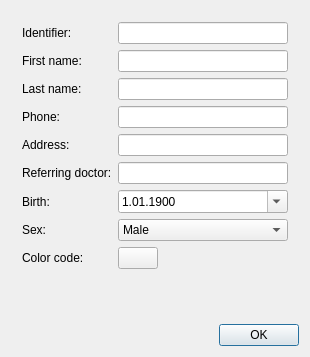
<?xml version="1.0" encoding="UTF-8"?>
<ui version="4.0">
 <class>PatientFormDialog</class>
 <widget class="QDialog" name="PatientFormDialog">
  <property name="geometry">
   <rect>
    <x>0</x>
    <y>0</y>
    <width>310</width>
    <height>357</height>
   </rect>
  </property>
  <property name="windowTitle">
   <string>PatientFormDialog</string>
  </property>
  <layout class="QVBoxLayout" name="verticalLayout">
   <item>
    <widget class="QFrame" name="frame">
     <property name="sizePolicy">
      <sizepolicy hsizetype="Preferred" vsizetype="Expanding">
       <horstretch>0</horstretch>
       <verstretch>0</verstretch>
      </sizepolicy>
     </property>
     <property name="minimumSize">
      <size>
       <width>241</width>
       <height>291</height>
      </size>
     </property>
     <property name="frameShape">
      <enum>QFrame::Shape::NoFrame</enum>
     </property>
     <layout class="QFormLayout" name="formLayout">
      <item row="0" column="0">
       <widget class="QLabel" name="label_2">
        <property name="text">
         <string>Identifier:</string>
        </property>
       </widget>
      </item>
      <item row="0" column="1">
       <widget class="NameEdit" name="idLineEdit">
        <property name="sizePolicy">
         <sizepolicy hsizetype="Expanding" vsizetype="Fixed">
          <horstretch>0</horstretch>
          <verstretch>0</verstretch>
         </sizepolicy>
        </property>
        <property name="maxLength">
         <number>50</number>
        </property>
       </widget>
      </item>
      <item row="1" column="0">
       <widget class="QLabel" name="label">
        <property name="text">
         <string>First name:</string>
        </property>
       </widget>
      </item>
      <item row="1" column="1">
       <widget class="NameEdit" name="fNameEdit">
        <property name="sizePolicy">
         <sizepolicy hsizetype="Expanding" vsizetype="Fixed">
          <horstretch>0</horstretch>
          <verstretch>0</verstretch>
         </sizepolicy>
        </property>
        <property name="maxLength">
         <number>50</number>
        </property>
       </widget>
      </item>
      <item row="2" column="0">
       <widget class="QLabel" name="label_3">
        <property name="text">
         <string>Last name:</string>
        </property>
       </widget>
      </item>
      <item row="2" column="1">
       <widget class="NameEdit" name="lNameEdit">
        <property name="sizePolicy">
         <sizepolicy hsizetype="Expanding" vsizetype="Fixed">
          <horstretch>0</horstretch>
          <verstretch>0</verstretch>
         </sizepolicy>
        </property>
        <property name="maxLength">
         <number>50</number>
        </property>
       </widget>
      </item>
      <item row="3" column="0">
       <widget class="QLabel" name="label_5">
        <property name="text">
         <string>Phone:</string>
        </property>
       </widget>
      </item>
      <item row="3" column="1">
       <widget class="LineEdit" name="phoneEdit">
        <property name="text">
         <string/>
        </property>
        <property name="maxLength">
         <number>20</number>
        </property>
       </widget>
      </item>
      <item row="4" column="0">
       <widget class="QLabel" name="addressLabel">
        <property name="text">
         <string>Address:</string>
        </property>
       </widget>
      </item>
      <item row="4" column="1">
       <widget class="LineEdit" name="addressEdit">
        <property name="sizePolicy">
         <sizepolicy hsizetype="Expanding" vsizetype="Fixed">
          <horstretch>0</horstretch>
          <verstretch>0</verstretch>
         </sizepolicy>
        </property>
        <property name="text">
         <string/>
        </property>
        <property name="maxLength">
         <number>50</number>
        </property>
       </widget>
      </item>
      <item row="5" column="0">
       <widget class="QLabel" name="referringDoctorLabel">
        <property name="text">
         <string>Referring doctor:</string>
        </property>
       </widget>
      </item>
      <item row="5" column="1">
       <widget class="LineEdit" name="referringDoctorEdit">
        <property name="sizePolicy">
         <sizepolicy hsizetype="Expanding" vsizetype="Fixed">
          <horstretch>0</horstretch>
          <verstretch>0</verstretch>
         </sizepolicy>
        </property>
        <property name="text">
         <string/>
        </property>
        <property name="maxLength">
         <number>100</number>
        </property>
       </widget>
      </item>
      <item row="6" column="0">
       <widget class="QLabel" name="label_7">
        <property name="text">
         <string>Birth:</string>
        </property>
       </widget>
      </item>
      <item row="6" column="1">
       <widget class="DateEdit" name="birthEdit">
        <property name="buttonSymbols">
         <enum>QAbstractSpinBox::ButtonSymbols::UpDownArrows</enum>
        </property>
        <property name="showGroupSeparator" stdset="0">
         <bool>false</bool>
        </property>
        <property name="maximumDateTime">
         <datetime>
          <hour>23</hour>
          <minute>59</minute>
          <second>59</second>
          <year>9999</year>
          <month>12</month>
          <day>25</day>
         </datetime>
        </property>
        <property name="minimumDate">
         <date>
          <year>1900</year>
          <month>1</month>
          <day>1</day>
         </date>
        </property>
        <property name="displayFormat">
         <string>d.MM.yyyy</string>
        </property>
        <property name="calendarPopup">
         <bool>true</bool>
        </property>
        <property name="date">
         <date>
          <year>1900</year>
          <month>1</month>
          <day>1</day>
         </date>
        </property>
       </widget>
      </item>
      <item row="7" column="0">
       <widget class="QLabel" name="label_8">
        <property name="text">
         <string>Sex:</string>
        </property>
       </widget>
      </item>
      <item row="7" column="1">
       <widget class="ComboBox" name="sexCombo">
        <property name="maxVisibleItems">
         <number>2</number>
        </property>
        <item>
         <property name="text">
          <string>Male</string>
         </property>
        </item>
        <item>
         <property name="text">
          <string>Female</string>
         </property>
        </item>
       </widget>
      </item>
      <item row="8" column="0">
       <widget class="QLabel" name="label_9">
        <property name="text">
         <string>Color code:</string>
        </property>
       </widget>
      </item>
      <item row="8" column="1">
       <layout class="QHBoxLayout" name="horizontalLayout_2">
        <item>
         <widget class="ColorPicker" name="colorPicker">
          <property name="toolTip">
           <string>Избор на цвят</string>
          </property>
          <property name="text">
           <string/>
          </property>
          <property name="autoDefault">
           <bool>false</bool>
          </property>
         </widget>
        </item>
        <item>
         <spacer name="horizontalSpacer">
          <property name="orientation">
           <enum>Qt::Orientation::Horizontal</enum>
          </property>
          <property name="sizeHint" stdset="0">
           <size>
            <width>40</width>
            <height>20</height>
           </size>
          </property>
         </spacer>
        </item>
       </layout>
      </item>
     </layout>
    </widget>
   </item>
   <item>
    <layout class="QHBoxLayout" name="horizontalLayout">
     <item>
      <widget class="QLabel" name="errorLabel">
       <property name="sizePolicy">
        <sizepolicy hsizetype="Expanding" vsizetype="Preferred">
         <horstretch>0</horstretch>
         <verstretch>0</verstretch>
        </sizepolicy>
       </property>
       <property name="styleSheet">
        <string notr="true">color : red;</string>
       </property>
       <property name="text">
        <string/>
       </property>
      </widget>
     </item>
     <item>
      <widget class="QPushButton" name="okButton">
       <property name="text">
        <string>OK</string>
       </property>
       <property name="default">
        <bool>true</bool>
       </property>
      </widget>
     </item>
    </layout>
   </item>
  </layout>
 </widget>
 <layoutdefault spacing="6" margin="11"/>
 <customwidgets>
  <customwidget>
   <class>LineEdit</class>
   <extends>QLineEdit</extends>
   <header>View/uiComponents/LineEdit.h</header>
  </customwidget>
  <customwidget>
   <class>DateEdit</class>
   <extends>QDateEdit</extends>
   <header>View/uiComponents/DateEdit.h</header>
  </customwidget>
  <customwidget>
   <class>NameEdit</class>
   <extends>QLineEdit</extends>
   <header>View/uiComponents/NameEdit.h</header>
  </customwidget>
  <customwidget>
   <class>ComboBox</class>
   <extends>QComboBox</extends>
   <header>View/uiComponents/ComboBox.h</header>
  </customwidget>
  <customwidget>
   <class>ColorPicker</class>
   <extends>QPushButton</extends>
   <header>View/uiComponents/ColorPicker.h</header>
  </customwidget>
 </customwidgets>
 <tabstops>
  <tabstop>idLineEdit</tabstop>
  <tabstop>fNameEdit</tabstop>
  <tabstop>lNameEdit</tabstop>
  <tabstop>phoneEdit</tabstop>
  <tabstop>addressEdit</tabstop>
  <tabstop>referringDoctorEdit</tabstop>
  <tabstop>birthEdit</tabstop>
  <tabstop>sexCombo</tabstop>
  <tabstop>colorPicker</tabstop>
  <tabstop>okButton</tabstop>
 </tabstops>
 <resources/>
 <connections/>
</ui>
